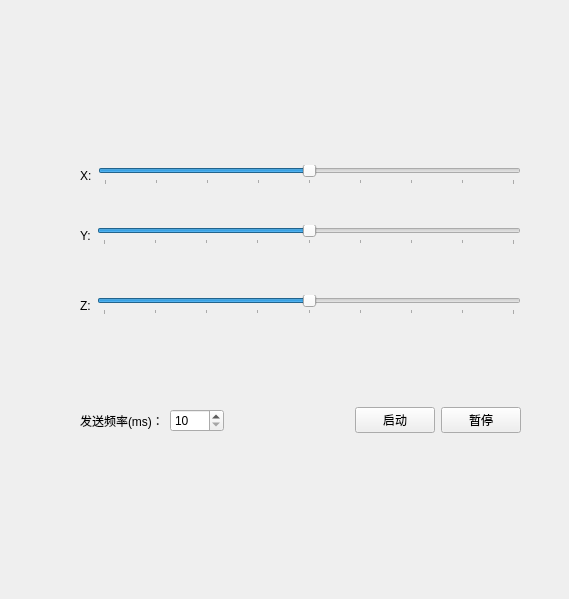
<?xml version="1.0" encoding="UTF-8"?>
<ui version="4.0">
 <class>TestGui</class>
 <widget class="QWidget" name="TestGui">
  <property name="geometry">
   <rect>
    <x>0</x>
    <y>0</y>
    <width>569</width>
    <height>599</height>
   </rect>
  </property>
  <property name="windowTitle">
   <string>Form</string>
  </property>
  <widget class="QWidget" name="layoutWidget">
   <property name="geometry">
    <rect>
     <x>80</x>
     <y>220</y>
     <width>441</width>
     <height>31</height>
    </rect>
   </property>
   <layout class="QHBoxLayout" name="horizontalLayout_2">
    <item>
     <widget class="QLabel" name="label_2">
      <property name="text">
       <string>Y:</string>
      </property>
     </widget>
    </item>
    <item>
     <widget class="QSlider" name="horizontalSliderY">
      <property name="minimum">
       <number>-4</number>
      </property>
      <property name="maximum">
       <number>4</number>
      </property>
      <property name="pageStep">
       <number>0</number>
      </property>
      <property name="orientation">
       <enum>Qt::Horizontal</enum>
      </property>
      <property name="tickPosition">
       <enum>QSlider::TicksBelow</enum>
      </property>
     </widget>
    </item>
   </layout>
  </widget>
  <widget class="QWidget" name="layoutWidget_2">
   <property name="geometry">
    <rect>
     <x>80</x>
     <y>290</y>
     <width>441</width>
     <height>31</height>
    </rect>
   </property>
   <layout class="QHBoxLayout" name="horizontalLayout_3">
    <item>
     <widget class="QLabel" name="label_3">
      <property name="text">
       <string>Z:</string>
      </property>
     </widget>
    </item>
    <item>
     <widget class="QSlider" name="horizontalSliderZ">
      <property name="minimum">
       <number>-4</number>
      </property>
      <property name="maximum">
       <number>4</number>
      </property>
      <property name="pageStep">
       <number>0</number>
      </property>
      <property name="orientation">
       <enum>Qt::Horizontal</enum>
      </property>
      <property name="tickPosition">
       <enum>QSlider::TicksBelow</enum>
      </property>
     </widget>
    </item>
   </layout>
  </widget>
  <widget class="QWidget" name="">
   <property name="geometry">
    <rect>
     <x>80</x>
     <y>160</y>
     <width>441</width>
     <height>31</height>
    </rect>
   </property>
   <layout class="QHBoxLayout" name="horizontalLayout">
    <item>
     <widget class="QLabel" name="label">
      <property name="text">
       <string>X:</string>
      </property>
     </widget>
    </item>
    <item>
     <widget class="QSlider" name="horizontalSliderX">
      <property name="minimum">
       <number>-4</number>
      </property>
      <property name="maximum">
       <number>4</number>
      </property>
      <property name="singleStep">
       <number>1</number>
      </property>
      <property name="pageStep">
       <number>0</number>
      </property>
      <property name="orientation">
       <enum>Qt::Horizontal</enum>
      </property>
      <property name="tickPosition">
       <enum>QSlider::TicksBelow</enum>
      </property>
     </widget>
    </item>
   </layout>
  </widget>
  <widget class="QWidget" name="">
   <property name="geometry">
    <rect>
     <x>80</x>
     <y>400</y>
     <width>441</width>
     <height>41</height>
    </rect>
   </property>
   <layout class="QHBoxLayout" name="horizontalLayout_4">
    <item>
     <widget class="QLabel" name="label_4">
      <property name="text">
       <string>发送频率(ms)：</string>
      </property>
     </widget>
    </item>
    <item>
     <widget class="QSpinBox" name="spinBox">
      <property name="minimum">
       <number>10</number>
      </property>
      <property name="maximum">
       <number>1000</number>
      </property>
      <property name="singleStep">
       <number>10</number>
      </property>
     </widget>
    </item>
    <item>
     <spacer name="horizontalSpacer">
      <property name="orientation">
       <enum>Qt::Horizontal</enum>
      </property>
      <property name="sizeHint" stdset="0">
       <size>
        <width>40</width>
        <height>20</height>
       </size>
      </property>
     </spacer>
    </item>
    <item>
     <widget class="QPushButton" name="pushButton">
      <property name="text">
       <string>启动</string>
      </property>
     </widget>
    </item>
    <item>
     <widget class="QPushButton" name="pushButton_2">
      <property name="text">
       <string>暂停</string>
      </property>
     </widget>
    </item>
   </layout>
  </widget>
 </widget>
 <resources/>
 <connections/>
</ui>
